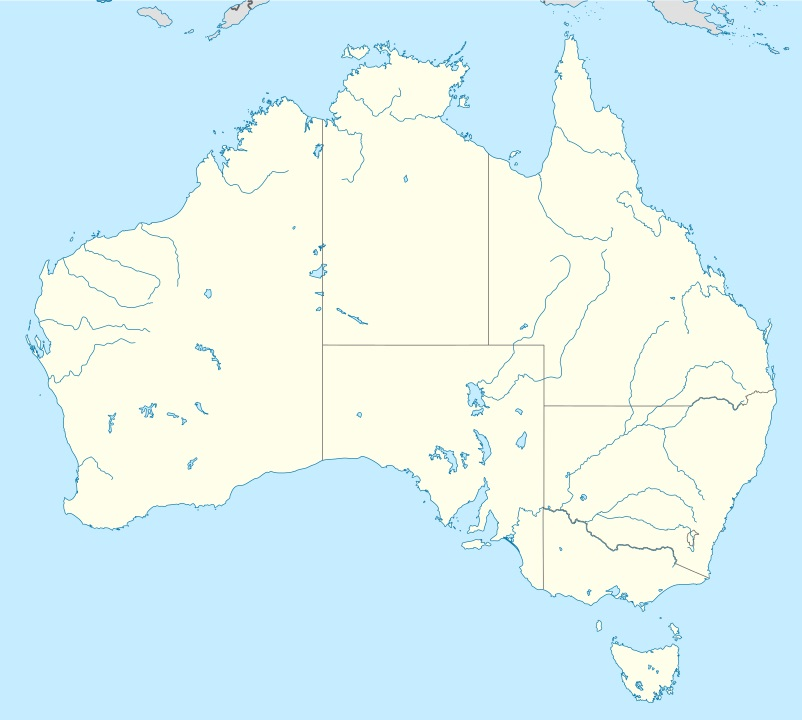
#> input picture Australia.jpg, 802 x 720 px; the run also reads 1 picture not shown here
$ python grafico2.py
#> lines starting #> are read from the running program, lines starting #| are printed output that depends on the picture; after the words box and inside, x2 and y2 are one past the last pixel; in counts of white or black regions, pixels touching at a corner belong together
#IMPORTAMOS LIBRERIAS NECESARIAS
import cv2
import matplotlib.pyplot as plt

#CARGAMOS IMAGENES
imagen_original = cv2.imread(r'Australia.jpg')
#> imagen_original is the input picture: shape (720, 802, 3); mean B, G, R 244.2, 242, 220.3
imagen_blanca = cv2.imread(r'Fondo.jpg')

#CONVERTIMOS DE BGR A RGB Y A GRIS
imagen_orginal = cv2.cvtColor(imagen_original, cv2.COLOR_BGR2RGB)
imagen_gris = cv2.cvtColor(imagen_original, cv2.COLOR_RGB2GRAY)
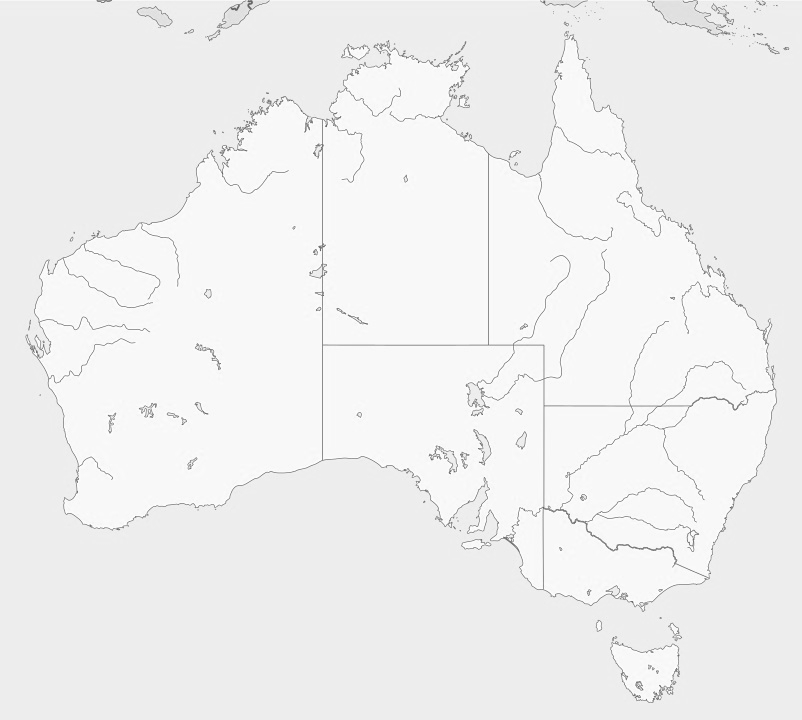
#> imagen_gris: shape (720, 802); min 97, max 254, mean 240

#CREACION DE IMAGEN BINARIA DE GRIS
_, binaria = cv2.threshold(imagen_gris, 225, 255, cv2.THRESH_BINARY_INV)
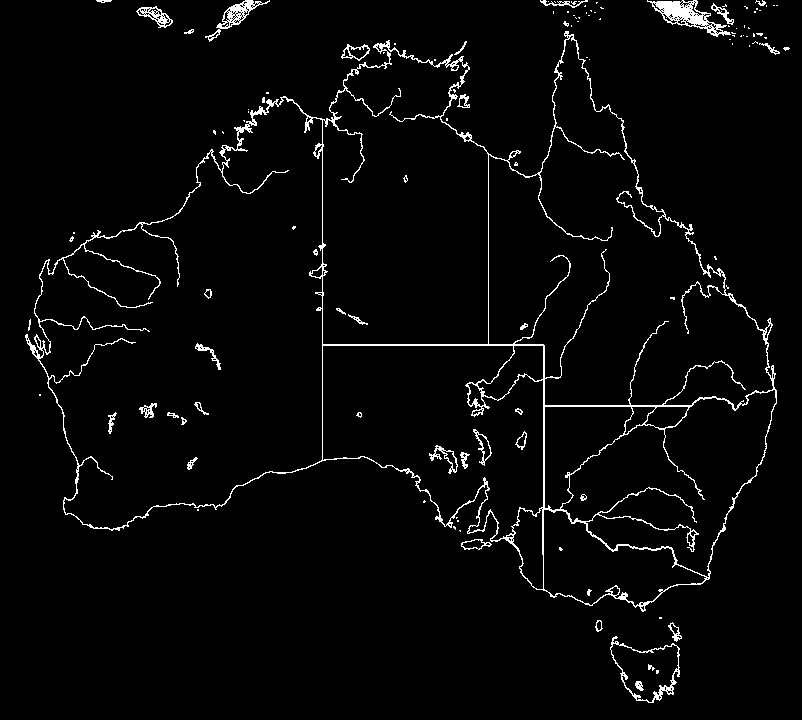
#> binaria: shape (720, 802); 3% white in thin lines or dots

#EXTRACCION DEL CONTORNO DE LA IMAGEN
contornos, _ = cv2.findContours(binaria, cv2.RETR_EXTERNAL, cv2.CHAIN_APPROX_NONE)
#> contornos = 89 contours, 75 with area under 20; largest, box (x1, y1, x2, y2) and area: (25, 31, 777, 612) 258541, (610, 636, 680, 703) 2822, (647, 0, 731, 37) 1198, (205, 0, 270, 42) 614, (136, 6, 173, 28) 362

#DIBUJA EL CONTORNO SOBRE EL FONDO BLANCO
imagen_blanca = cv2.drawContours(imagen_blanca, contornos, -1, (0, 0, 0), 2)
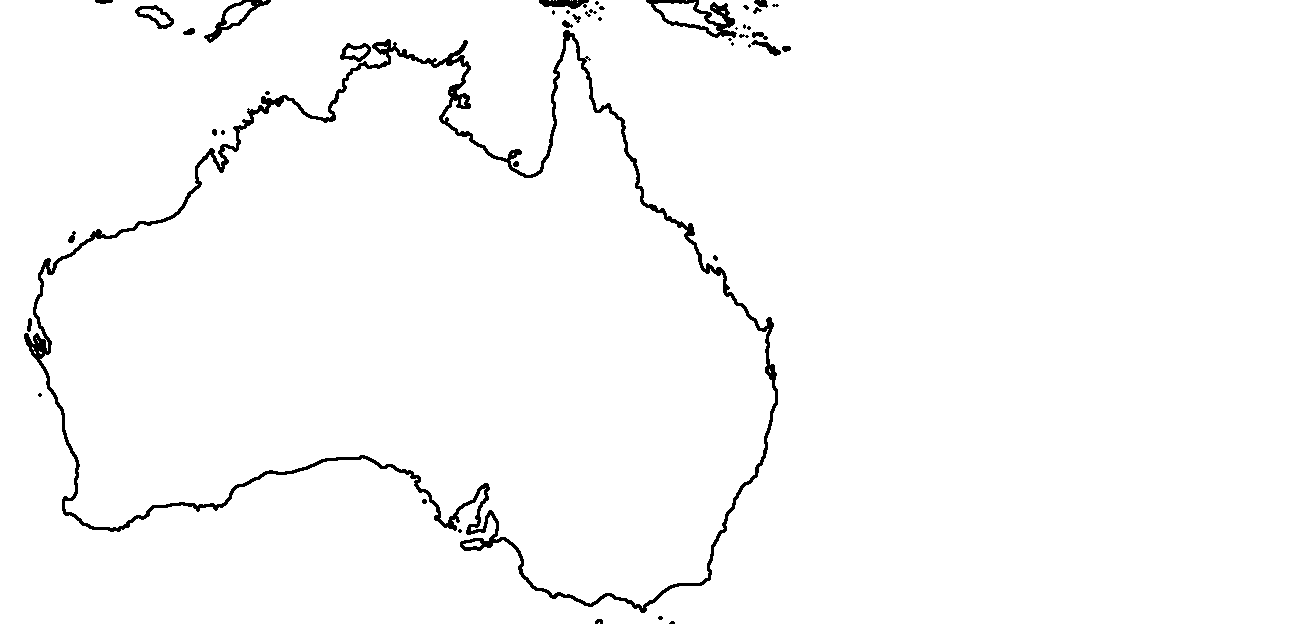
#> imagen_blanca: shape (624, 1310, 3); 98% white; 44 black regions (20 under 20 px), largest, box (x1, y1, x2, y2) and area: (24, 30, 778, 613) 12512, (646, 0, 737, 38) 1048, (204, 0, 271, 43) 572

#MUESTRA DE LA IMAGEN FINAL
plt.imshow(imagen_blanca)
plt.show()
